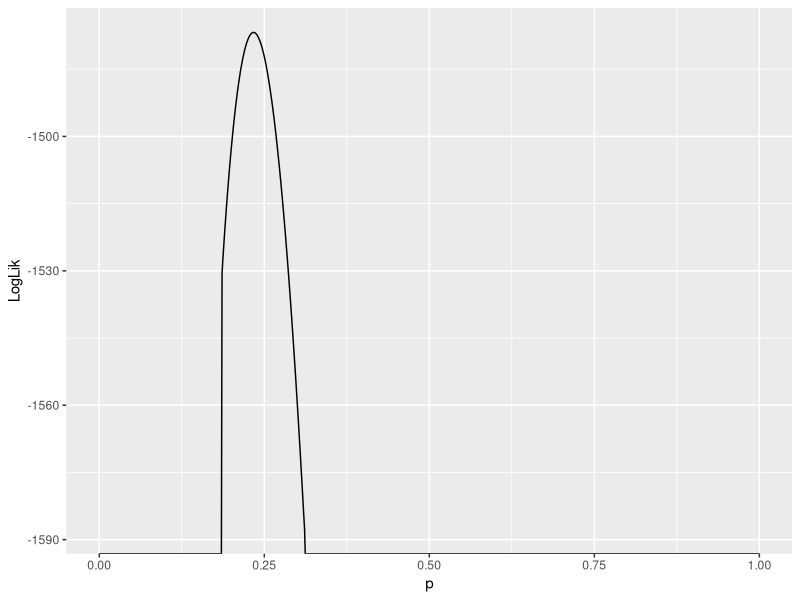
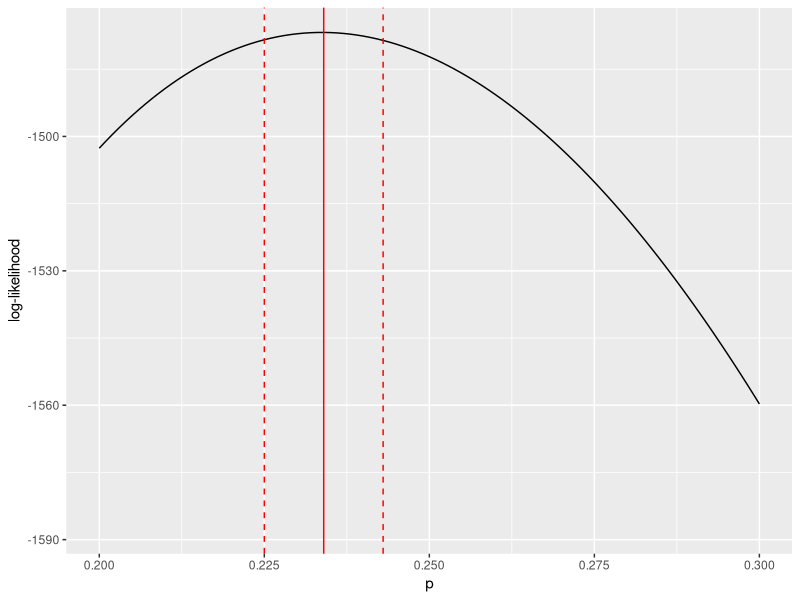

The R source for these figures, in order:
## ---- chunk 1
library(tidyverse)
## ---- chunk 2
read_csv("data/disease_distance.csv") -> disease_distance
## ---- chunk 3
data <- disease_distance |> subset(ParaFamily == "Coronavirinae" & Host == "Sus_scrofa")
## ---- chunk 4
binomial_evaluator <- function(d, N, p){
  return(dbinom(x = d, size = N, prob = p)) # log=T returns the log-likelihood of the observation
}

# let's figure out the likelihood of a single observation -- the first row

cases <- as.numeric(data[1,"Cases"])
deaths <- as.numeric(data[1,"Deaths"])

# make sure that your observations are numeric vectors, not data frames!

binomial_evaluator(d = deaths, N = cases, p = 0.01)
binomial_evaluator(d = deaths, N = cases, p = 0.1)
binomial_evaluator(d = deaths, N = cases, p = 0.2)
## ---- chunk 5
dataALL <- data[,c("Cases", "Deaths")]

binomial_evaluator(d = dataALL$Deaths, N = dataALL$Cases, p = 0.01)
binomial_evaluator(d = dataALL$Deaths, N = dataALL$Cases,p = 0.1)
binomial_evaluator(d = dataALL$Deaths, N = dataALL$Cases,p = 0.2)
## ---- chunk 6
# numerical problems can arise when you take products of small numbers
# this is one reason why we need to take the log of the likelihood
# product of individual likelihoods (for each observation) = the sum of log-likelihoods

prod(binomial_evaluator(d = dataALL$Deaths, N = dataALL$Cases, p = 0.2))
sum(log(binomial_evaluator(d = dataALL$Deaths, N = dataALL$Cases, p = 0.2)))
## ---- chunk 7
LogLik <- NULL
index <- 1
p_values_to_test <- seq(0, 1, by = 0.001)

for (p in p_values_to_test){
  LogLik[index] <- sum(log(binomial_evaluator(d = dataALL$Deaths, N = dataALL$Cases, p = p)))
  index <- index + 1
}

LLs <- data.frame(LogLik, p = p_values_to_test)

LLs |> ggplot(aes(x = p, y = LogLik)) + geom_line()
## ---- chunk 8
LLs |> subset(LogLik == max(LogLik))
## ---- chunk 9
LL_at_null <- LLs |> subset(p == 0.2) |> select(LogLik)
LL_at_max <- LLs |> subset(LogLik == max(LogLik)) |> select(LogLik)

test_statistic <- as.numeric(-2*(LL_at_null - LL_at_max))
test_statistic ### realized value of the likelihood ratio test statistic

pchisq(test_statistic, df = 1, lower.tail = FALSE)
### if p < 0.05, then we reject H0; otherwise, we fail to reject H0
## ---- chunk 10
# write a function to spit back T if we fail to reject H0

TestHypothesis <- function(p0){
  
  LL_at_null <- LLs |> subset(p == p0) |> select(LogLik)
  LL_at_max <- LLs |> subset(LogLik == max(LogLik)) |> select(LogLik)
  
  test_statistic <- as.numeric(-2*(LL_at_null - LL_at_max))
  test_statistic ### realized value of the likelihood ratio test statistic
  
  if (pchisq(test_statistic, df = 1, lower.tail = FALSE) < 0.05){
    
    return(T)
    
  } else{
    
    return(F)
  }
  
}

TestHypothesis(0.23)
## ---- chunk 11
cutoff <- qchisq(0.95,df=1)/2 
# cutoff for admissible values based on 95%-ile for a chi-squared dist df=1

MLE <- LLs |> subset(LogLik == max(LogLik)) 

LLs %>% subset(abs(LogLik - MLE$LogLik) < cutoff) -> values_inconfidence_interval

c(min(values_inconfidence_interval$p),
  max(values_inconfidence_interval$p)) ### confidence interval!
## ---- chunk 12
LLs %>% ggplot(aes(x = p, y = LogLik)) + geom_line() +
  geom_vline(xintercept = MLE$p, color = "red") +
  geom_vline(xintercept = min(values_inconfidence_interval$p), 
              color = "red", linetype = "dashed") +
   geom_vline(xintercept = max(values_inconfidence_interval$p), 
              color = "red", linetype = "dashed") +
  labs(x = "p", y = "log-likelihood") +
  xlim(c(0.2,0.3))
